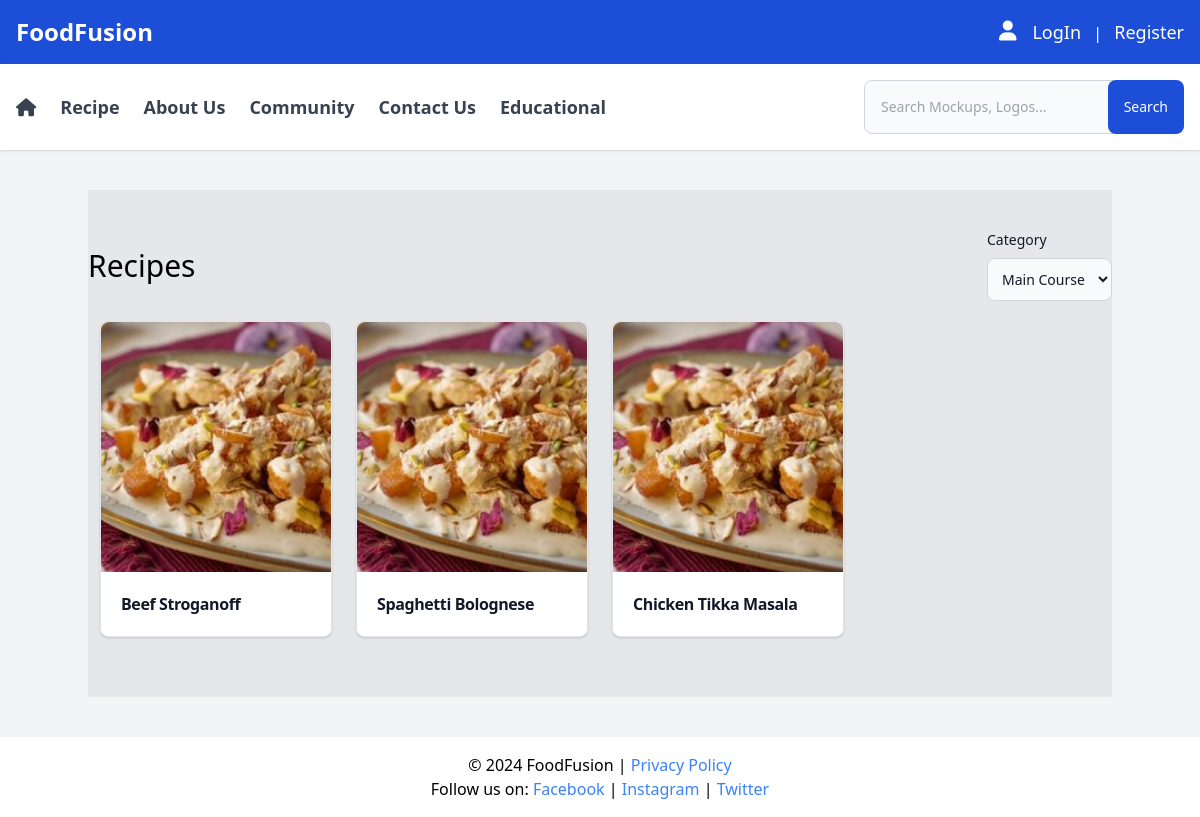
The app's page /recipes-list.php?category_id=1, older data.
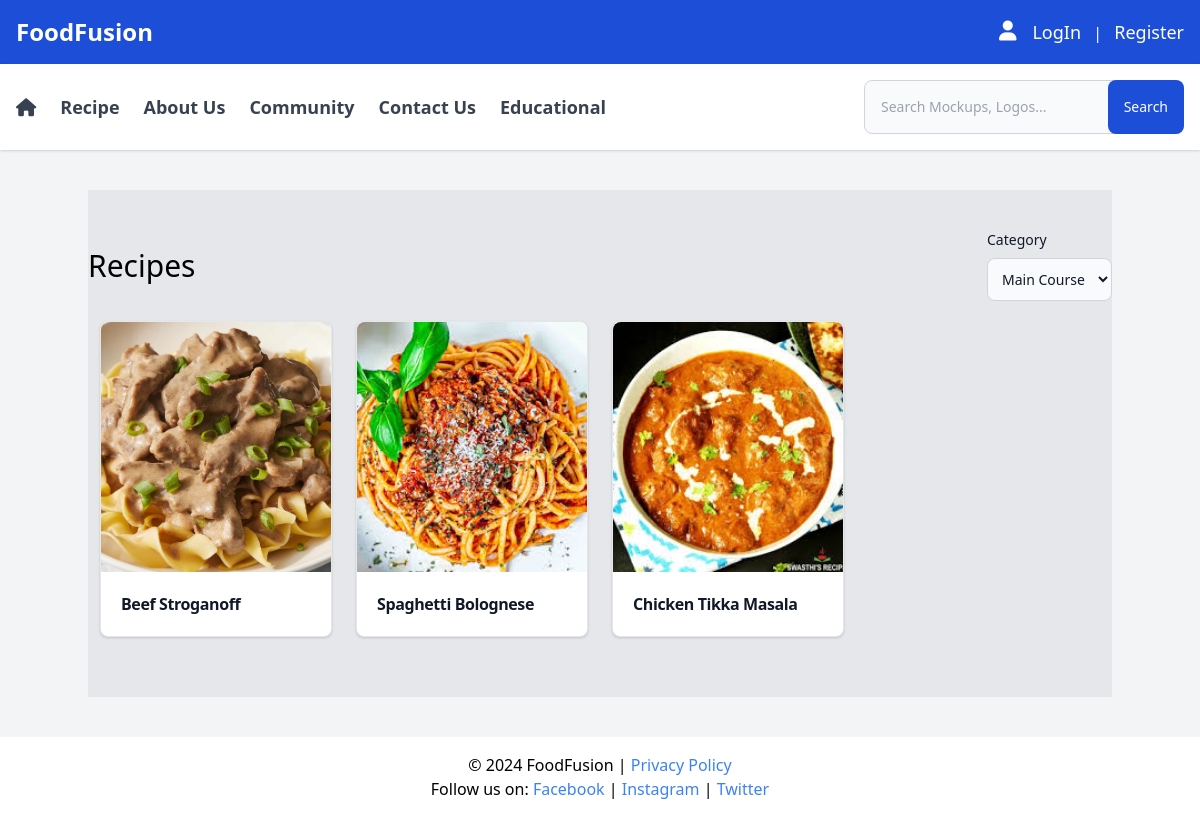
The same page, newer data.
### tables this page shows
CREATE TABLE `recipes` (
  id INT(11) PRIMARY KEY AUTO_INCREMENT,
  user_id INT(11),
  image VARCHAR(500),
  recipe_name VARCHAR(500),
  description VARCHAR(500),
  preparation_time INT(11),
  cooking_time INT(11),
  instructions TEXT,
  tip VARCHAR(500),
  level INT(11) comment '1.easy 2.medium 3.hard',
  view_count BIGINT UNSIGNED DEFAULT 0,
  created_at TIMESTAMP DEFAULT CURRENT_TIMESTAMP,
  updated_at TIMESTAMP DEFAULT CURRENT_TIMESTAMP ON UPDATE CURRENT_TIMESTAMP,
  deleted_at TIMESTAMP NULL,
  FOREIGN KEY (user_id) REFERENCES user(id)
);

### recipes-list.php (the view, shortened to what this page needs)
<?php
include 'db.php';
$categories = $conn->query("SELECT id, name FROM category");
$category_id = isset($_GET['category_id']) && $_GET['category_id'] != '' ? $_GET['category_id'] : null;
if ($category_id) {
    $recipesQuery = "
        SELECT r.id, r.recipe_name, r.image
        FROM recipes r
        INNER JOIN recipes_category rc ON r.id = rc.recipe_id
        WHERE rc.category_id = ?
    ";
    $stmt = $conn->prepare($recipesQuery);
    $stmt->bind_param("i", $category_id);
    $stmt->execute();
    $recipes = $stmt->get_result();
} else {
    $recipesQuery = "SELECT id, recipe_name, image FROM recipes";
    $recipes = $conn->query($recipesQuery);
}
?>
<div class="bg-gray-200">
    <section class="container max-w-7xl mx-auto py-10">
        <div class="flex justify-between items-center">
            <h1 class="text-3xl font-medium">Recipes</h1>
            <form method="GET" action="">
                <label for="categories" class="block mb-2 text-sm font-medium text-gray-900 dark:text-white">Category</label>
                <select name="category_id" id="categories" onchange="this.form.submit()" class="bg-gray-50 border border-gray-300 text-gray-900 text-sm rounded-lg focus:ring-blue-500 focus:border-blue-500 block w-full p-2.5 dark:bg-gray-700 dark:border-gray-600 dark:placeholder-gray-400 dark:text-white dark:focus:ring-blue-500 dark:focus:border-blue-500">
                    <?php while ($row = $categories->fetch_assoc()): ?>
                        <option value="<?= $row['id']; ?>" <?= isset($_GET['category_id']) && $_GET['category_id'] == $row['id'] ? 'selected' : ''; ?>><?= $row['name']; ?></option>
                    <?php endwhile; ?>
                </select>
            </form>
        </div>
        <div class="grid grid-cols-1 sm:grid-cols-2 md:grid-cols-3 lg:grid-cols-4 gap-6 my-5 px-3">
            <?php while ($recipe = $recipes->fetch_assoc()): ?>
                <div class="bg-white border border-gray-200 rounded-lg shadow">
                    <div>
                        <img style="height: 250px;" class="rounded-t-lg w-full object-cover" src="<?= $recipe['image']; ?>" alt="<?= $recipe['recipe_name']; ?>" />
                    </div>
                    <div class="p-5">
                        <a href="recipes-details.php?id=<?= $recipe['id']; ?>">
                            <h5 class="font-bold tracking-tight text-gray-900"><?= $recipe['recipe_name']; ?></h5>
                        </a>
                    </div>
                </div>
            <?php endwhile; ?>
        </div>
    </section>
</div>
<?php
include 'layout.php';
?>

Row changes from the older to the newer data that the page shows:
changed recipes "Beef Stroganoff": image: a different picture
changed recipes "Spaghetti Bolognese": image: a different picture
changed recipes "Chicken Tikka Masala": image: a different picture
